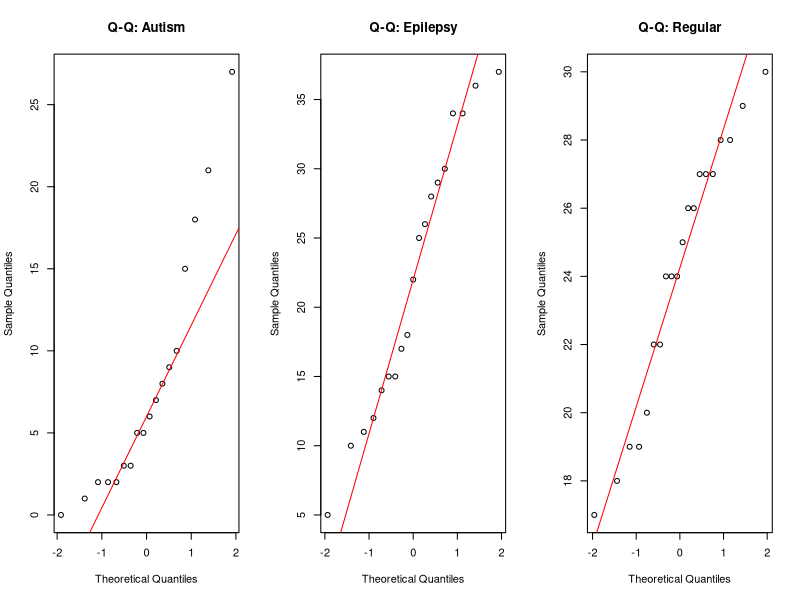
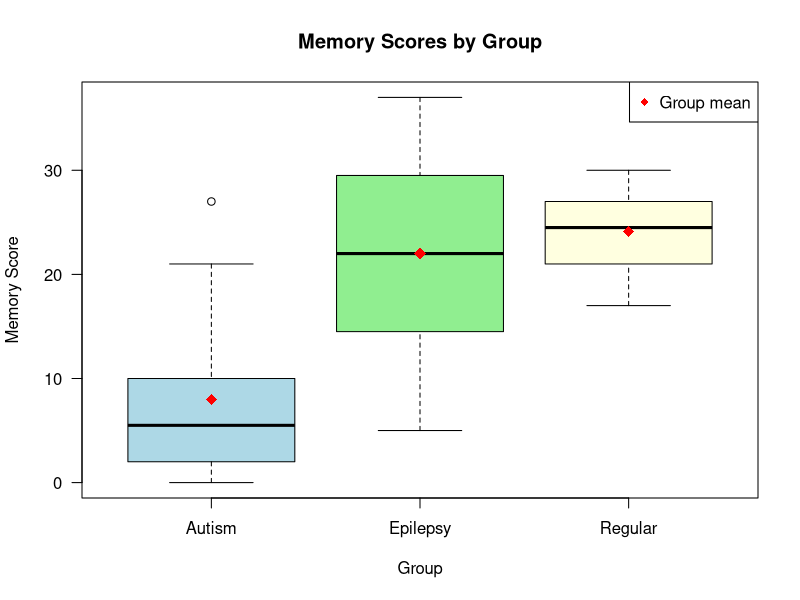
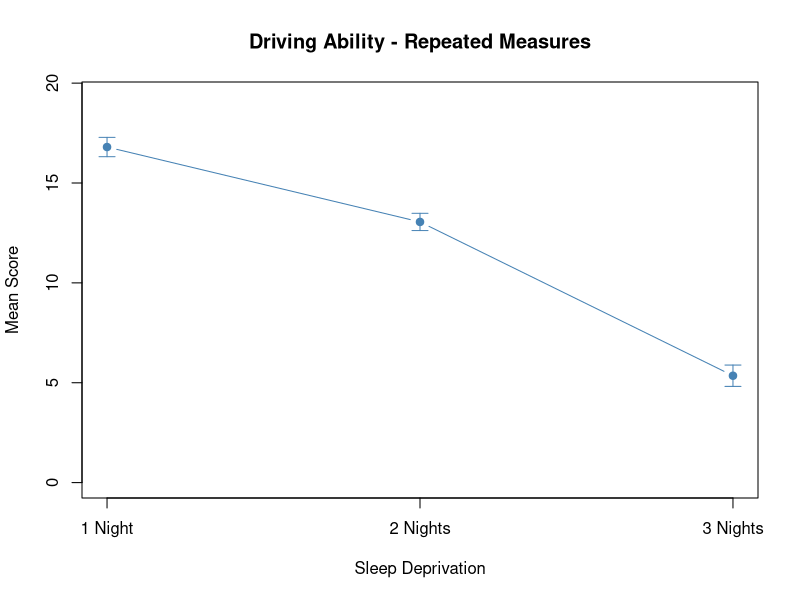
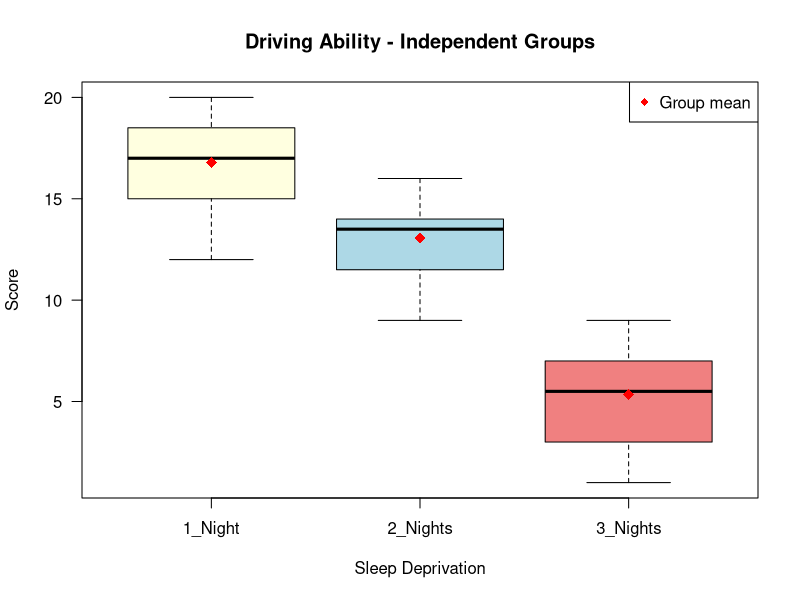
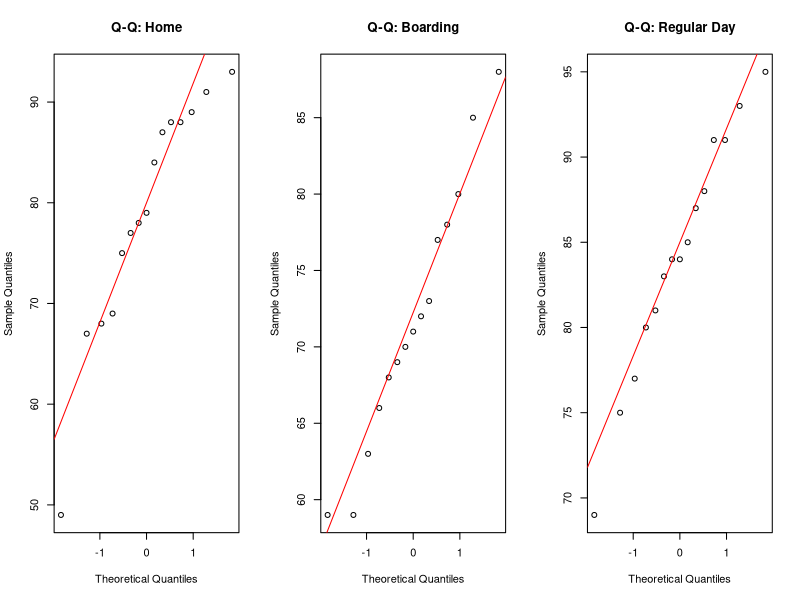
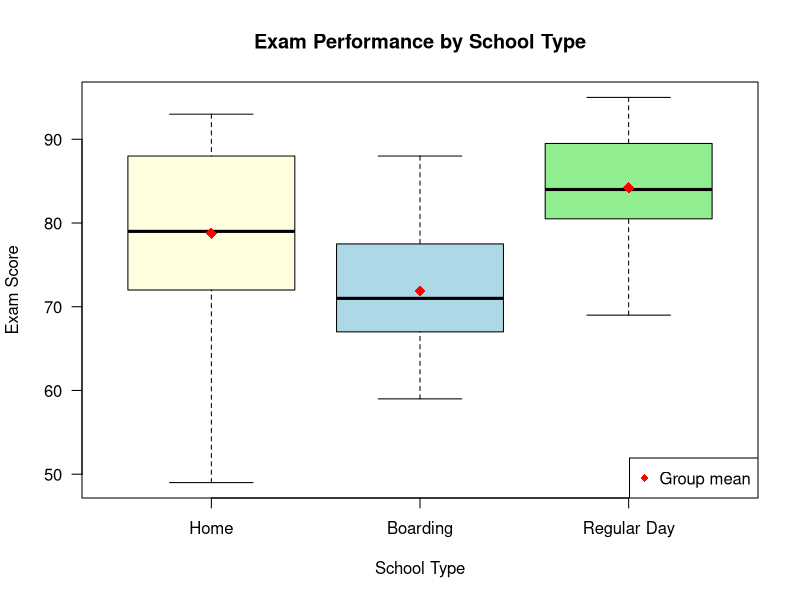

Here is the R script that generated these plots, in order:
## ---- chunk 1
knitr::opts_chunk$set(echo = TRUE, warning = FALSE, message = FALSE)
## ---- chunk 2
regular  <- c(24, 22, 19, 22, 28, 26, 28, 24, 30, 29, 25, 20, 17, 19, 18, 26, 27, 24, 27, 27)
autism   <- c(15, 2, 1, 21, 3, 10, 9, 8, 3, 7, 6, 18, 2, 5, 2, 5, 0, 27)
epilepsy <- c(30, 15, 34, 26, 14, 28, 17, 29, 25, 11, 37, 36, 34, 22, 18, 5, 12, 10, 15)

# Combine into a data frame
score <- c(regular, autism, epilepsy)
group <- factor(rep(c("Regular", "Autism", "Epilepsy"),
                    times = c(length(regular), length(autism), length(epilepsy))))
df <- data.frame(score, group)

# Descriptive statistics per group
tapply(df$score, df$group, function(x) round(c(n=length(x), mean=mean(x), sd=sd(x)), 2))
## ---- chunk 3
# Shapiro-Wilk test per group
for (g in levels(df$group)) {
  x <- df$score[df$group == g]
  sw <- shapiro.test(x)
  cat(g, ": W =", round(sw$statistic, 3), ", p =", round(sw$p.value, 3),
      ifelse(sw$p.value > 0.05, "-> Normal", "-> NOT Normal"), "\n")
}

# Q-Q plots
par(mfrow = c(1, 3))
for (g in levels(df$group)) {
  x <- df$score[df$group == g]
  qqnorm(x, main = paste("Q-Q:", g))
  qqline(x, col = "red")
}
par(mfrow = c(1, 1))
## ---- chunk 4
# Bartlett's test (assumes normality)
bartlett.test(score ~ group, data = df)

# Levene's test (robust to non-normality) - manual, no extra package
levene_manual <- function(y, group) {
  group_medians <- tapply(y, group, median)      # median-based for robustness
  z <- abs(y - group_medians[group])             # absolute deviations
  anova(lm(z ~ group))
}
levene_manual(df$score, df$group)
## ---- chunk 5
model <- aov(score ~ group, data = df)
summary(model)
## ---- chunk 6
# eta-squared = SS_between / SS_total
ss      <- summary(model)[[1]][["Sum Sq"]]
eta_sq  <- ss[1] / sum(ss)
cat("Eta-squared (eta^2) =", round(eta_sq, 3), "\n")
cat("Benchmarks: small = 0.01, medium = 0.06, large = 0.14\n")
## ---- chunk 7
TukeyHSD(model)
## ---- chunk 8
boxplot(score ~ group, data = df,
        col  = c("lightblue", "lightgreen", "lightyellow"),
        main = "Memory Scores by Group",
        xlab = "Group", ylab = "Memory Score", las = 1)

# Mark group means
means <- tapply(df$score, df$group, mean)
points(1:length(means), means, pch = 18, col = "red", cex = 1.5)
legend("topright", legend = "Group mean", pch = 18, col = "red")
## ---- chunk 9
night1 <- c(15, 18, 20, 15, 12, 18, 16, 17, 14, 19, 20, 15, 16, 18, 19, 15, 17, 18, 19, 15)
night2 <- c(10, 16, 13, 11,  9, 14, 13, 14, 15, 14, 12, 13, 14, 12, 11, 15, 14, 16, 11, 14)
night3 <- c( 5,  3,  9,  6,  4,  7,  8,  2,  4,  6,  9,  5,  3,  7,  1,  8,  7,  3,  7,  3)
## ---- chunk 10
data_list <- list("1 Night" = night1, "2 Nights" = night2, "3 Nights" = night3)
for (nm in names(data_list)) {
  sw <- shapiro.test(data_list[[nm]])
  cat(nm, ": W =", round(sw$statistic, 3), ", p =", round(sw$p.value, 3),
      ifelse(sw$p.value > 0.05, "-> Normal", "-> NOT Normal"), "\n")
}
## ---- chunk 11
# mauchly.test() is built into base R
Y     <- cbind(night1, night2, night3)
idata <- data.frame(deprivation = factor(c("1_Night", "2_Nights", "3_Nights")))
fit   <- lm(Y ~ 1)
mauchly.test(fit, X = ~ 1, idata = idata)
## ---- chunk 12
n     <- length(night1)
df_rm <- data.frame(
  subject     = factor(rep(1:n, 3)),
  deprivation = factor(rep(c("1_Night","2_Nights","3_Nights"), each = n),
                       levels = c("1_Night","2_Nights","3_Nights")),
  score       = c(night1, night2, night3)
)

# Error(subject/deprivation) partitions within-subject variance
rm_model <- aov(score ~ deprivation + Error(subject/deprivation), data = df_rm)
summary(rm_model)
## ---- chunk 13
rm_sum <- summary(rm_model)
ss_dep <- rm_sum$`Error: subject:deprivation`[[1]]["deprivation", "Sum Sq"]
ss_res <- rm_sum$`Error: subject:deprivation`[[1]]["Residuals",  "Sum Sq"]
eta_rm <- ss_dep / (ss_dep + ss_res)
cat("Partial Eta-squared =", round(eta_rm, 3), "\n")
## ---- chunk 14
pairwise.t.test(df_rm$score, df_rm$deprivation,
                paired          = TRUE,
                p.adjust.method = "bonferroni")
## ---- chunk 15
means_rm <- tapply(df_rm$score, df_rm$deprivation, mean)
se_rm    <- tapply(df_rm$score, df_rm$deprivation,
                   function(x) sd(x) / sqrt(length(x)))

plot(1:3, means_rm, type = "b", pch = 19, col = "steelblue",
     ylim = c(0, max(means_rm + se_rm) + 2),
     xaxt = "n",
     main = "Driving Ability - Repeated Measures",
     xlab = "Sleep Deprivation", ylab = "Mean Score")
axis(1, at = 1:3, labels = c("1 Night","2 Nights","3 Nights"))

# Error bars (±1 SE)
arrows(1:3, means_rm - se_rm, 1:3, means_rm + se_rm,
       angle = 90, code = 3, length = 0.08, col = "steelblue")
## ---- chunk 16
for (nm in names(data_list)) {
  sw <- shapiro.test(data_list[[nm]])
  cat(nm, ": W =", round(sw$statistic, 3), ", p =", round(sw$p.value, 3),
      ifelse(sw$p.value > 0.05, "-> Normal", "-> NOT Normal"), "\n")
}
## ---- chunk 17
score_ind <- c(night1, night2, night3)
cond_ind  <- factor(rep(c("1_Night","2_Nights","3_Nights"), each = 20),
                    levels = c("1_Night","2_Nights","3_Nights"))

bartlett.test(score_ind ~ cond_ind)
levene_manual(score_ind, cond_ind)
## ---- chunk 18
model_ind <- aov(score_ind ~ cond_ind)
summary(model_ind)
## ---- chunk 19
ss_ind  <- summary(model_ind)[[1]][["Sum Sq"]]
eta_ind <- ss_ind[1] / sum(ss_ind)
cat("Eta-squared =", round(eta_ind, 3), "\n")
## ---- chunk 20
TukeyHSD(model_ind)
## ---- chunk 21
boxplot(score_ind ~ cond_ind,
        col  = c("lightyellow", "lightblue", "lightcoral"),
        main = "Driving Ability - Independent Groups",
        xlab = "Sleep Deprivation", ylab = "Score", las = 1)

means_ind <- tapply(score_ind, cond_ind, mean)
points(1:3, means_ind, pch = 18, col = "red", cex = 1.5)
legend("topright", legend = "Group mean", pch = 18, col = "red")
## ---- chunk 22
home_school <- c(89, 75, 49, 87, 84, 68, 88, 78, 77, 93, 67, 79, 69, 88, 91)
boarding    <- c(85, 78, 59, 77, 63, 88, 71, 73, 69, 80, 72, 68, 66, 59, 70)
regular_day <- c(91, 88, 84, 81, 91, 75, 69, 93, 95, 85, 87, 84, 83, 80, 77)

score_exam <- c(home_school, boarding, regular_day)
school     <- factor(rep(c("Home","Boarding","Regular Day"), each = 15),
                     levels = c("Home","Boarding","Regular Day"))
df_exam    <- data.frame(score_exam, school)

tapply(df_exam$score_exam, df_exam$school,
       function(x) round(c(n=length(x), mean=mean(x), sd=sd(x)), 2))
## ---- chunk 23
for (g in levels(df_exam$school)) {
  x  <- df_exam$score_exam[df_exam$school == g]
  sw <- shapiro.test(x)
  cat(g, ": W =", round(sw$statistic, 3), ", p =", round(sw$p.value, 3),
      ifelse(sw$p.value > 0.05, "-> Normal", "-> NOT Normal"), "\n")
}

par(mfrow = c(1, 3))
for (g in levels(df_exam$school)) {
  x <- df_exam$score_exam[df_exam$school == g]
  qqnorm(x, main = paste("Q-Q:", g))
  qqline(x, col = "red")
}
par(mfrow = c(1, 1))
## ---- chunk 24
bartlett.test(score_exam ~ school, data = df_exam)
levene_manual(df_exam$score_exam, df_exam$school)
## ---- chunk 25
model_exam <- aov(score_exam ~ school, data = df_exam)
summary(model_exam)
## ---- chunk 26
ss_exam  <- summary(model_exam)[[1]][["Sum Sq"]]
eta_exam <- ss_exam[1] / sum(ss_exam)
cat("Eta-squared =", round(eta_exam, 3), "\n")
cat("Benchmarks: small = 0.01, medium = 0.06, large = 0.14\n")
## ---- chunk 27
TukeyHSD(model_exam)
## ---- chunk 28
boxplot(score_exam ~ school, data = df_exam,
        col  = c("lightyellow", "lightblue", "lightgreen"),
        main = "Exam Performance by School Type",
        xlab = "School Type", ylab = "Exam Score", las = 1)

means_exam <- tapply(df_exam$score_exam, df_exam$school, mean)
points(1:3, means_exam, pch = 18, col = "red", cex = 1.5)
legend("bottomright", legend = "Group mean", pch = 18, col = "red")
